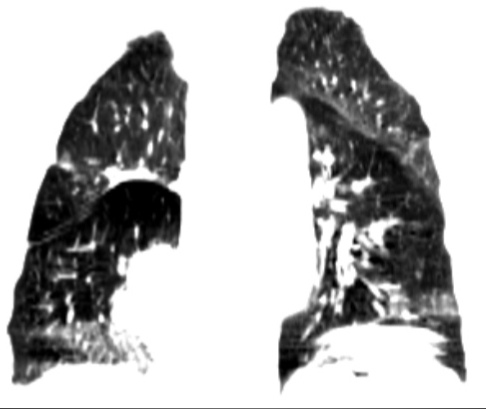
#> input picture lung.jpg, 486 x 409 px
$ python contours.py
#> lines starting #> are read from the running program, lines starting #| are printed output that depends on the picture; after the words box and inside, x2 and y2 are one past the last pixel; in counts of white or black regions, pixels touching at a corner belong together
import cv2
import random

def showimage (image,size):
    width = int(image.shape[1] * size / 100)
    height = int(image.shape[0] * size / 100)
    dim = (width, height)
    image = cv2.resize(image, dim, interpolation = cv2.INTER_AREA)
    cv2.imshow("Output",image)
    cv2.waitKey(0)

random.seed(version=2)

image = cv2.imread('lung.jpg',0)
#> image is the input picture: shape (409, 486); min 0, max 255, mean 183.1

scale_percent = 100 # Размер изображения в процентах для обработки

width = int(image.shape[1] * scale_percent / 100)
#> width = 486
height = int(image.shape[0] * scale_percent / 100)
#> height = 409
dim = (width, height)
#> dim = (486, 409)
image = cv2.resize(image, dim, interpolation = cv2.INTER_AREA)

# searching for contours on rough image
img = cv2.Canny(image, 100, 200)
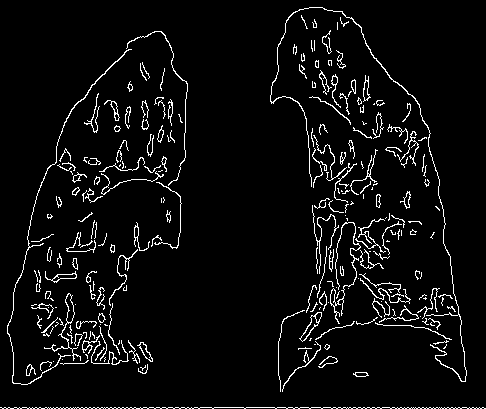
#> img: shape (409, 486); 5% white in thin lines or dots
kernel = cv2.getStructuringElement(cv2.MORPH_RECT, (5, 5))
img = cv2.morphologyEx(img, cv2.MORPH_CLOSE, kernel)
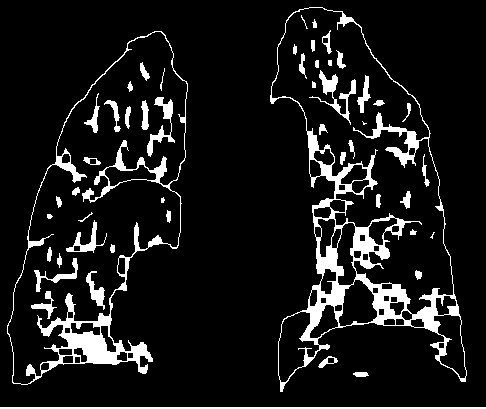
#> img: shape (409, 486); 9.8% white; 51 white regions (4 under 20 px)

contours, hierarchy = cv2.findContours( img.copy(), cv2.RETR_TREE, cv2.CHAIN_APPROX_SIMPLE)
#> contours = 109 contours, 11 with area under 20; largest, box (x1, y1, x2, y2) and area: (270, 7, 467, 392) 40960, (7, 31, 188, 385) 37184, (7, 31, 188, 385) 31638, (271, 7, 454, 315) 25152, (278, 311, 320, 383) 1722

cv2.drawContours( img, contours, -1, (255,55,30), 3, cv2.LINE_AA, hierarchy, 1 )
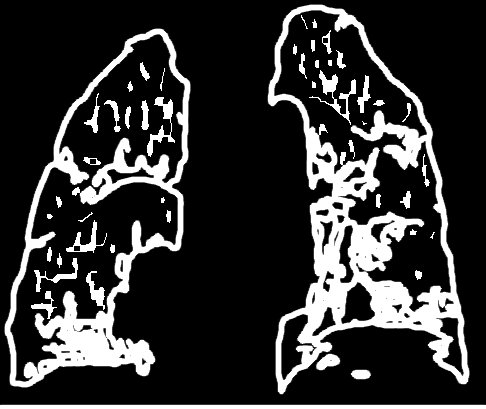
#> img: shape (409, 486); 13.33% of pixels changed, all inside (x1, y1, x2, y2) = (0, 4, 486, 407)
showimage(img,100)

img = cv2.blur(image,(7,7))
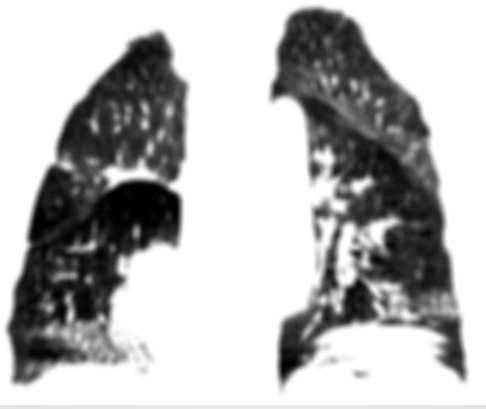
#> img: shape (409, 486); min 0, max 255, mean 183.3
#img = cv2.bilateralFilter(image,9,0,300)

img = cv2.Canny(img, 100, 200)
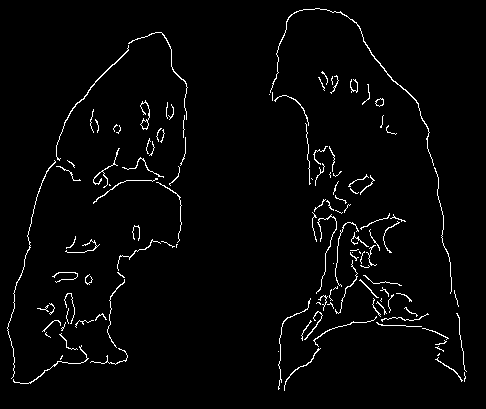
#> img: shape (409, 486); 2.5% white in thin lines or dots, all inside (x1, y1, x2, y2) = (7, 8, 467, 391)
kernel = cv2.getStructuringElement(cv2.MORPH_RECT, (5, 5))
img = cv2.morphologyEx(img, cv2.MORPH_CLOSE, kernel)
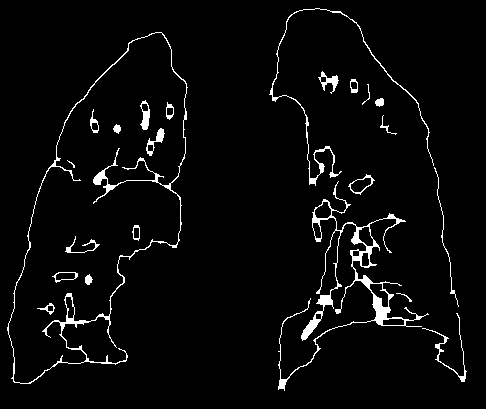
#> img: shape (409, 486); 3.6% white; 23 white regions (1 under 20 px)

contours, hierarchy = cv2.findContours( img.copy(), cv2.RETR_TREE, cv2.CHAIN_APPROX_SIMPLE)
#> contours = 43 contours, 5 with area under 20; largest, box (x1, y1, x2, y2) and area: (7, 32, 188, 384) 34412, (8, 32, 187, 384) 33440, (278, 181, 429, 391) 2494, (269, 8, 434, 186) 294, (348, 174, 375, 195) 254

cv2.drawContours( img, contours, -1, (255,55,30), 3, cv2.LINE_AA, hierarchy, 1 )
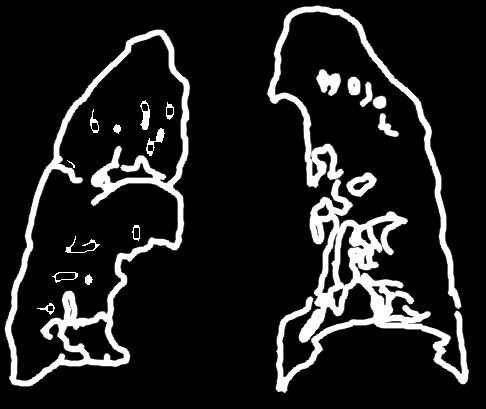
#> img: shape (409, 486); 11.3% of pixels changed, all inside (x1, y1, x2, y2) = (4, 5, 470, 393)
showimage(img,100)
